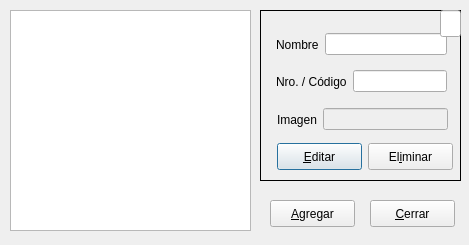
<?xml version="1.0" encoding="UTF-8"?>
<ui version="4.0">
 <class>POSWindow</class>
 <widget class="QDialog" name="POSWindow">
  <property name="geometry">
   <rect>
    <x>0</x>
    <y>0</y>
    <width>469</width>
    <height>245</height>
   </rect>
  </property>
  <property name="windowTitle">
   <string>Administrar Puntos de Ventas</string>
  </property>
  <widget class="QTreeView" name="treeView">
   <property name="geometry">
    <rect>
     <x>10</x>
     <y>10</y>
     <width>241</width>
     <height>221</height>
    </rect>
   </property>
  </widget>
  <widget class="QFrame" name="frame">
   <property name="geometry">
    <rect>
     <x>260</x>
     <y>10</y>
     <width>201</width>
     <height>171</height>
    </rect>
   </property>
   <property name="frameShape">
    <enum>QFrame::Box</enum>
   </property>
   <property name="frameShadow">
    <enum>QFrame::Plain</enum>
   </property>
   <widget class="QWidget" name="layoutWidget">
    <property name="geometry">
     <rect>
      <x>16</x>
      <y>20</y>
      <width>171</width>
      <height>29</height>
     </rect>
    </property>
    <layout class="QHBoxLayout" name="horizontalLayout_2">
     <item>
      <widget class="QLabel" name="label">
       <property name="statusTip">
        <string>Ente emisor de la tarjeta</string>
       </property>
       <property name="text">
        <string>Nombre</string>
       </property>
      </widget>
     </item>
     <item>
      <widget class="QLineEdit" name="lineEdit">
       <property name="enabled">
        <bool>true</bool>
       </property>
       <property name="statusTip">
        <string>Ente emisor de la tarjeta</string>
       </property>
       <property name="readOnly">
        <bool>false</bool>
       </property>
      </widget>
     </item>
    </layout>
   </widget>
   <widget class="QWidget" name="layoutWidget_2">
    <property name="geometry">
     <rect>
      <x>16</x>
      <y>57</y>
      <width>171</width>
      <height>29</height>
     </rect>
    </property>
    <layout class="QHBoxLayout" name="horizontalLayout_3">
     <item>
      <widget class="QLabel" name="label_2">
       <property name="text">
        <string>Nro. / Código</string>
       </property>
      </widget>
     </item>
     <item>
      <widget class="QLineEdit" name="lineEdit_2">
       <property name="enabled">
        <bool>true</bool>
       </property>
       <property name="readOnly">
        <bool>false</bool>
       </property>
      </widget>
     </item>
    </layout>
   </widget>
   <widget class="QPushButton" name="pushButton_3">
    <property name="geometry">
     <rect>
      <x>17</x>
      <y>133</y>
      <width>85</width>
      <height>27</height>
     </rect>
    </property>
    <property name="text">
     <string>&amp;Editar</string>
    </property>
   </widget>
   <widget class="QPushButton" name="pushButton_4">
    <property name="geometry">
     <rect>
      <x>108</x>
      <y>133</y>
      <width>85</width>
      <height>27</height>
     </rect>
    </property>
    <property name="text">
     <string>El&amp;iminar</string>
    </property>
   </widget>
   <widget class="QLineEdit" name="lineHidden_Id">
    <property name="geometry">
     <rect>
      <x>180</x>
      <y>0</y>
      <width>21</width>
      <height>27</height>
     </rect>
    </property>
   </widget>
   <widget class="QWidget" name="">
    <property name="geometry">
     <rect>
      <x>17</x>
      <y>95</y>
      <width>171</width>
      <height>29</height>
     </rect>
    </property>
    <layout class="QHBoxLayout" name="horizontalLayout">
     <item>
      <widget class="QLabel" name="label_5">
       <property name="text">
        <string>Imagen</string>
       </property>
      </widget>
     </item>
     <item>
      <widget class="QLineEdit" name="lineEdit_3">
       <property name="enabled">
        <bool>false</bool>
       </property>
      </widget>
     </item>
    </layout>
   </widget>
  </widget>
  <widget class="QPushButton" name="pushButton">
   <property name="geometry">
    <rect>
     <x>270</x>
     <y>200</y>
     <width>85</width>
     <height>27</height>
    </rect>
   </property>
   <property name="text">
    <string>&amp;Agregar</string>
   </property>
  </widget>
  <widget class="QPushButton" name="pushButton_2">
   <property name="geometry">
    <rect>
     <x>370</x>
     <y>200</y>
     <width>85</width>
     <height>27</height>
    </rect>
   </property>
   <property name="text">
    <string>&amp;Cerrar</string>
   </property>
  </widget>
 </widget>
 <resources/>
 <connections/>
</ui>
